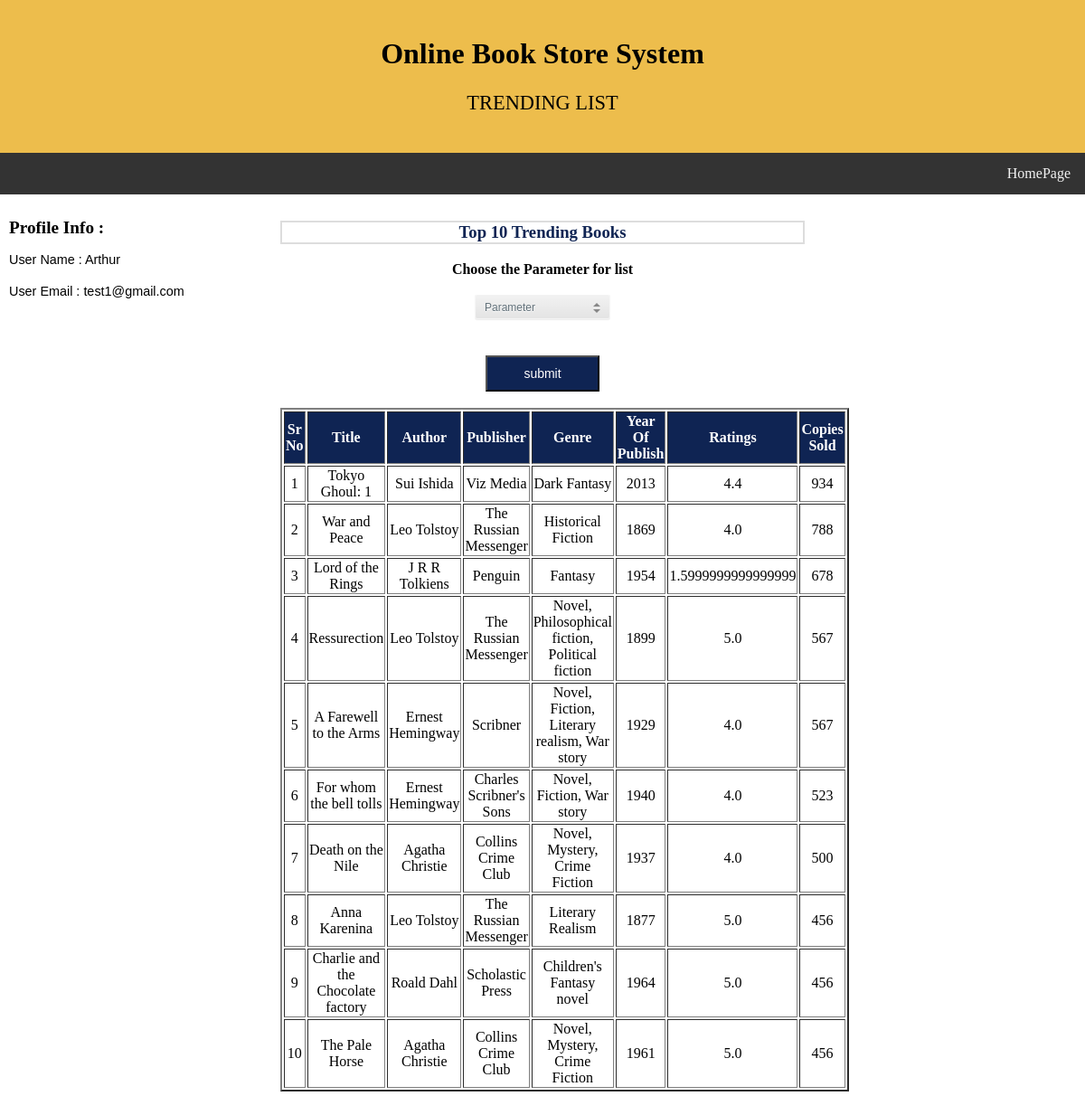
/users/trending_list (signed in), run on the app's committed database.
### newApp/models.py (models this page shows)
class Customer(models.Model):
    user_id         = models.CharField(max_length = 50, primary_key = True)
    email           = models.EmailField()
    password        = models.CharField(max_length = 50)
    first_name      = models.CharField(max_length = 50)
    middle_name     = models.CharField(max_length = 50, null = True)
    last_name       = models.CharField(max_length = 50)
    phone_no        = models.CharField(max_length = 50)
    no_of_addr      = models.IntegerField(default = 1)
    class Meta:
        db_table = "Customer"

class Book(models.Model):
    book_id         = models.AutoField(primary_key = True)
    title           = models.CharField(max_length = 100)
    author          = models.CharField(max_length = 50)
    publisher       = models.CharField(max_length = 100)
    genre           = models.CharField(max_length = 50)
    year_of_publish = models.IntegerField()
    copies_sold     = models.IntegerField()
    rating          = models.FloatField(default = 0, null = True)
    class Meta:
        db_table = "Book"

### newApp/views.py (the view)
# urls.py: path('users/trending_list', views.userTrendingList, name = "userTrendingList"),
def userTrendingList(request):
    if userSessionCheck(request) == True:
        if request.method == "POST":
            userid      = request.session['user_id']
            user_row    = fetchUserRow(userid)                                          #1. Store details from the session
            username    = user_row[3]                                                  #Store ID
            email       = user_row[1]
            Parameter   = request.POST["Parameter"]
            if Parameter == "Rating":
                entry_count = 10
                cursor = connection.cursor()
                query_fetch_book = '''SELECT book_id, title, author, publisher, genre, year_of_publish, copies_sold, rating
                                      FROM Book
                                      ORDER BY rating
                                      DESC LIMIT 10'''
                cursor.execute(query_fetch_book)
                q_result = cursor.fetchall()
            else:
                entry_count = 10
                cursor = connection.cursor()
                query_fetch_book = '''SELECT book_id, title, author, publisher, genre, year_of_publish, copies_sold, rating
                                      FROM Book
                                      ORDER BY copies_sold
                                      DESC LIMIT 10'''
                cursor.execute(query_fetch_book)
                q_result = cursor.fetchall()
            trending_list = []
            print(q_result)
            for query_result in q_result:
                t_list = {}
                t_list['title']             = query_result[1]
                t_list['author']            = query_result[2]
                t_list['publisher']         = query_result[3]
                t_list['genre']             = query_result[4]
                t_list['year_of_publish']   = query_result[5]
                t_list['copies_sold']       = query_result[6]
                t_list['rating']            = query_result[7]
                trending_list.append(t_list)
            return render(request, 'users/trending_list.html', {"username": username, "email": email, "t_list": trending_list})
        else:
            userid      = request.session['user_id']
            user_row    = fetchUserRow(userid)                                          #1. Store details from the session
            username    = user_row[3]                                                  #Store ID
            email       = user_row[1]
            entry_count = 10
            cursor = connection.cursor()
            query_fetch_book = '''SELECT book_id, title, author, publisher, genre, year_of_publish, copies_sold, rating
                                  FROM Book
                                  ORDER BY copies_sold
                                  DESC LIMIT 10'''
            cursor.execute(query_fetch_book)
            q_result = cursor.fetchall()
            trending_list = []
            for query_result in q_result:
                t_list = {}
                t_list['title']             = query_result[1]
                t_list['author']            = query_result[2]
                t_list['publisher']         = query_result[3]
                t_list['genre']             = query_result[4]
                t_list['year_of_publish']   = query_result[5]
                t_list['copies_sold']       = query_result[6]
                t_list['rating']            = query_result[7]
                trending_list.append(t_list)
            return render(request, 'users/trending_list.html', {"username": username, "email": email, "t_list": trending_list})
    else:
        messages.error(request, "Not Logged In")
        return redirect('login')

### newApp/views.py (called while the page is built)
def userSessionCheck(request):
    if request.session.has_key('user_id'):
        userid = request.session['user_id']
        cursor = connection.cursor()
        query = '''SELECT *
                   FROM Customer
                   WHERE user_id=%s'''
        cursor.execute(query, [userid])
        q_result = cursor.fetchall()
        userCount = len(q_result)
        if userCount == 1:
            return True
        else:
            return False
    else:
        return False

def fetchUserRow(userid):
    cursor = connection.cursor()
    query = '''SELECT user_id, email, password, first_name, middle_name, last_name, phone_no, no_of_addr
               FROM Customer
               WHERE user_id=%s'''
    cursor.execute(query, [userid])
    q_result = cursor.fetchone()
    return q_result

### newApp/templates/users/trending_list.html (shortened to what this page needs)
<!DOCTYPE html>
<html lang="en">
<head>
</head>
<body>
<div class="header">
 <h1>Online Book Store System</h1>
 <p style="font-family:times new roman;font-size:140%";>TRENDING LIST</p>
</div>
<div class="topnav">
 <a href="/user/profile">HomePage</a>
</div>
<div class="row">
 <div class="column side">
    <h2 style="font-family:times new roman;font-size:120%";>Profile Info :</h2>
    <p style="font-family:arial;font-size:90%;line-height:1.2";>
     User Name  : {{username}}<br><br>
     User Email : {{email}}<br><br>
    </p>
 </div>
 <div class="column middle">
   <h3 style="color:#0f2453;border:2px solid #ddd">Top 10 Trending Books</h3>
   <strong>Choose the Parameter for list</strong>
   <br><br>
  <form method="POST">{% csrf_token %}
  <section class="">
    <div class="dropdown">
      <select name = "Parameter" class="dropdown-select">
        <option value="Parameter">Parameter</option>
      </select>
    </div>
    </section>
    <br><br>
    <button class="button" style="width: 200px auto"  align = "center" formaction ="{% url 'userTrendingList' %}">submit</button><br><br>
    </form>
       {% if t_list %}
                       <table border="2" align="center">
                       <tr style="background-color: #0f2453">
                            <th style="color: white">Sr No</th>
                            <th style="color: white">Title</th>
                            <th style="color: white">Author</th>
                            <th style="color: white">Publisher</th>
                            <th style="color: white">Genre</th>
                            <th style="color: white">Year Of Publish</th>
                            <th style="color: white">Ratings</th>
                            <th style="color: white">Copies Sold</th>
                        </tr>
                       {% for book in t_list%}
                        <tr>
                            <td>{{ forloop.counter }}</td>
                            <td>{{ book.title }}</td>
                            <td>{{ book.author }}</td>
                            <td>{{ book.publisher }}</td>
                            <td>{{ book.genre }}</td>
                            <td>{{ book.year_of_publish }}</td>
                            <td>{{ book.rating }}</td>
                            <td>{{ book.copies_sold }}</td>
                       </tr>
                       {% endfor %}
                      </table>
       {% else %}
           <h3 align="center">No Books available</h>
       {% endif %}
</div>
 <div class="column side">
 </div>
</div>
</body>
</html>

### newApp/templates/users/trending_list.html (style rules this page uses)
* { box-sizing: border-box; }
body { margin: 0; }
.header { background-color: #EDBD4C; padding: 20px; text-align: center; }
.topnav { overflow: hidden; background-color: #333; }
.topnav a { float: right; display: block; color: #f2f2f2; text-align: center; padding: 14px 16px; text-decoration: none; }
.column { float: left; padding: 10px; }
.column.side { width: 25%; }
.column.middle { width: 50%; text-align: center; }
.row:after { content: ""; display: table; clear: both; }
.button { display: inline-block; background-color: #0f2453; border: ; color: white; padding: 10px 40px; text-align: center; font-size: 14px; cursor: pointer; }
.dropdown { display: inline-block; position: relative; overflow: hidden; height: 28px; width: 150px; background: #f2f2f2; border: 1px solid; border-color: white #f7f7f7 whitesmoke; border-radius: 3px; background-image: -webkit-linear-gradient(top, transparent, rgba(0, 0, 0, 0.06)); background-image: -moz-linear-gradient(top, transparent, rgba(0, 0, 0, 0.06)); background-image: -o-linear-gradient(top, transparent, rgba(0, 0, 0, 0.06)); background-image: linear-gradient(to bottom, transparent, rgba(0, 0, 0, 0.06)); -webkit-box-shadow: 0 1px 1px rgba(0, 0, 0, 0.08); box-shadow: 0 1px 1px rgba(0, 0, 0, 0.08); }
.dropdown:before, .dropdown:after { content: ''; position: absolute; z-index: 2; top: 9px; right: 10px; width: 0; height: 0; border: 4px dashed; border-color: #888888 transparent; pointer-events: none; }
.dropdown:before { border-bottom-style: solid; border-top: none; }
.dropdown:after { margin-top: 7px; border-top-style: solid; border-bottom: none; }
.dropdown-select { position: relative; width: 130%; margin: 0; padding: 6px 8px 6px 10px; height: 28px; line-height: 14px; font-size: 12px; color: #62717a; text-shadow: 0 1px white; background: #f2f2f2; background: rgba(0, 0, 0, 0) !important; border: 0; border-radius: 0; -webkit-appearance: none; }
.dropdown-select > option { margin: 3px; padding: 6px 8px; text-shadow: none; background: #f2f2f2; border-radius: 3px; cursor: pointer; }

### data on the page
Customer: email "test1@gmail.com"
Book: title "Tokyo Ghoul: 1", author "Sui Ishida", publisher "Viz Media", genre "Dark Fantasy", year_of_publish "2013", rating "4.4", copies_sold "934"
Book: title "War and Peace", author "Leo Tolstoy", publisher "The Russian Messenger", genre "Historical Fiction", year_of_publish "1869", rating "4.0", copies_sold "788"
Book: title "Lord of the Rings", author "J R R Tolkiens", publisher "Penguin", genre "Fantasy", year_of_publish "1954", rating "1.5999999999999999", copies_sold "678"
Book: title "Ressurection", author "Leo Tolstoy", publisher "The Russian Messenger", genre "Novel, Philosophical fiction, Political fiction", year_of_publish "1899", rating "5.0", copies_sold "567"
Book: title "A Farewell to the Arms", author "Ernest Hemingway", publisher "Scribner", genre "Novel, Fiction, Literary realism, War story", year_of_publish "1929", rating "4.0", copies_sold "567"
Book: title "For whom the bell tolls", author "Ernest Hemingway", publisher "Charles Scribner's Sons", genre "Novel, Fiction, War story", year_of_publish "1940", rating "4.0", copies_sold "523"
Book: title "Death on the Nile", author "Agatha Christie", publisher "Collins Crime Club", genre "Novel, Mystery, Crime Fiction", year_of_publish "1937", rating "4.0", copies_sold "500"
Book: title "Anna Karenina", author "Leo Tolstoy", publisher "The Russian Messenger", genre "Literary Realism", year_of_publish "1877", rating "5.0", copies_sold "456"
Book: title "Charlie and the Chocolate factory", author "Roald Dahl", publisher "Scholastic Press", genre "Children's Fantasy novel", year_of_publish "1964", rating "5.0", copies_sold "456"
Book: title "The Pale Horse", author "Agatha Christie", publisher "Collins Crime Club", genre "Novel, Mystery, Crime Fiction", year_of_publish "1961", rating "5.0", copies_sold "456"

### other printed values
{{ username }} "Arthur"
